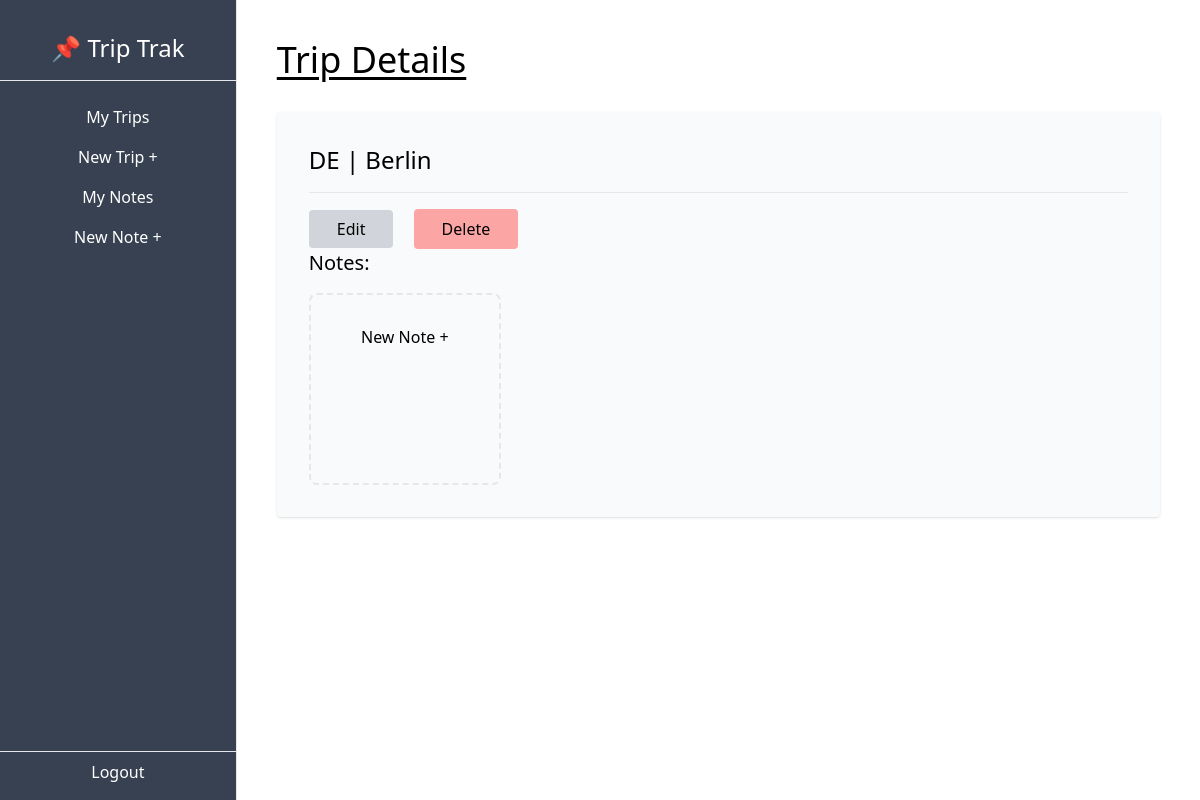
The app's page /dashboard/trip/2, older data.
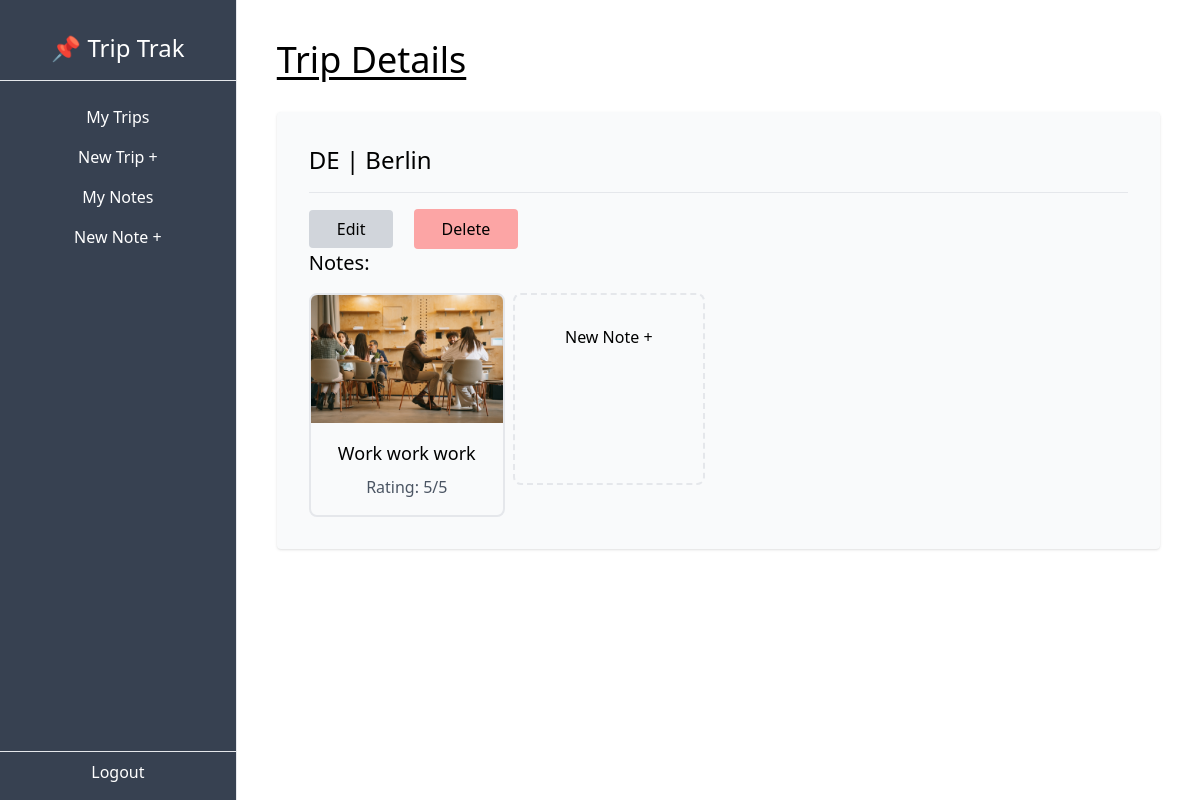
The same page, newer data.
### trips/models.py (models this page shows, shortened)
class Note(models.Model):
    TRIP_TYPES = (
        ('event', 'Event'),
        ('retreat', 'Retreat'),
        ('family', 'Family'),
    )
    trip = models.ForeignKey(Trip, on_delete=models.CASCADE, related_name='notes')
    title = models.CharField(max_length=100)
    description = models.TextField()
    type = models.CharField(max_length=10, choices=TRIP_TYPES)
    rating = models.PositiveSmallIntegerField(default=1, validators=[MaxValueValidator(5)])
    img = models.ImageField(upload_to='notes', blank=True, null=True)

### trips/views.py (the view)
# urls.py: path('dashboard/trip/<int:pk>', views.TripDetailView.as_view(), name='trip-detail'),
class TripDetailView(DetailView):
    model = Trip
    def get_context_data(self, **kwargs):
        context = super().get_context_data(**kwargs)
        trip = context['object']
        context['notes'] = trip.notes.all()
        return context

### trips/templates/trips/trip_detail.html (shortened to what this page needs)
{% extends 'trips/_base.html' %}
{% block content %}
<h1 class="text-4xl underline underline-offset-4 mb-8">Trip Details</h1>
    <div class="bg-gray-50 p-8 rounded shadow my-4">
        <p class="text-2xl">{{trip.country}} | {{trip.city}}</p>
        <hr class="my-4">
        <a class="px-7 py-2 bg-gray-300 rounded md:mr-4 hover:bg-gray-200" href="{% url 'trip-update' trip.pk %}">Edit</a>
            <form class="inline" action="{% url 'trip-delete' trip.pk %}" method="POST">
                <input type="submit" class="px-7 py-2 bg-red-300 rounded hover:bg-red-200 hover:cursor-pointer" value="Delete" />
            </form>
        <h3 class="text-xl pb-4">Notes:</h3>
        <div class="flex gap-2 flex-wrap">
            {% for note in notes %}
            <a href="{% url 'note-detail' note.pk %}">
                <div class="border-2 rounded-lg pb-4 hover:shadow">
                    <img class="w-48 h-32 object-cover overflow-hidden rounded-t-md" src="{{note.img.url}}" alt="{{note.title}}">
                    <p class="text-center mt-4 text-lg">{{note.title}}</p>
                    <p class="text-center mt-2 text-gray-600">Rating: {{note.rating}}/5</p>
                </div>
            </a>
            {% endfor %}
            <a href="{% url 'note-create' %}">
                <div class="border-2 border-dashed rounded-lg hover:shadow w-48 h-48 flex justify-center items-center">
                    <p class="min-h-32">New Note +</p>
                </div>
            </a>
        </div>
    </div>
{% endblock content %}

Row changes from the older to the newer data that the page shows:
added Note: img (picture), title "Work work work", rating "5"
